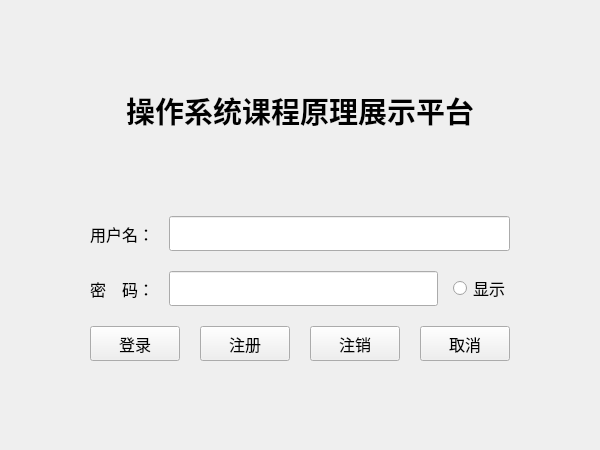
<?xml version="1.0" encoding="UTF-8"?>
<ui version="4.0">
<class>LogWidget</class>
<widget class="QWidget" name="LogWidget">
  <property name="geometry">
    <rect>
      <x>0</x>
      <y>0</y>
      <width>600</width>
      <height>450</height>
    </rect>
  </property>
  <property name="windowTitle">
    <string>操作系统课程平台</string>
  </property>
  <layout class="QVBoxLayout" name="mainLayout">
    <item>
      <spacer name="verticalTopSpacer">
        <property name="orientation">
          <enum>Qt::Vertical</enum>
        </property>
        <property name="sizeHint" stdset="0">
          <size>
            <width>20</width>
            <height>40</height>
          </size>
        </property>
      </spacer>
    </item>
    <item>
      <widget class="QLabel" name="label">
        <property name="font">
          <font>
            <family>Microsoft YaHei</family>
            <pointsize>22</pointsize>
            <weight>75</weight>
          </font>
        </property>
        <property name="layoutDirection">
          <enum>Qt::LeftToRight</enum>
        </property>
        <property name="alignment">
          <set>Qt::AlignCenter</set>
        </property>
        <property name="text">
          <string>操作系统课程原理展示平台</string>
        </property>
      </widget>
    </item>
    <item>
      <spacer name="verticalMiddleSpacer">
        <property name="orientation">
          <enum>Qt::Vertical</enum>
        </property>
        <property name="sizeHint" stdset="0">
          <size>
            <width>20</width>
            <height>40</height>
          </size>
        </property>
      </spacer>
    </item>
    <item>
      <layout class="QHBoxLayout" name="centerLayout">
        <item>
          <spacer name="horizontalLeftSpacer">
            <property name="orientation">
              <enum>Qt::Horizontal</enum>
            </property>
            <property name="sizeHint" stdset="0">
              <size>
                <width>40</width>
                <height>20</height>
              </size>
            </property>
          </spacer>
        </item>
        <item>
          <layout class="QVBoxLayout" name="formLayout">
            <property name="spacing">
              <number>20</number>
            </property>
            <item>
              <layout class="QHBoxLayout" name="usernameLayout">
                <property name="spacing">
                  <number>15</number>
                </property>
                <item>
                  <widget class="QLabel" name="accountLable">
                    <property name="font">
                      <font>
                        <family>Microsoft YaHei</family>
                        <pointsize>12</pointsize>
                      </font>
                    </property>
                    <property name="text">
                      <string>用户名：</string>
                    </property>
                  </widget>
                </item>
                <item>
                  <widget class="QLineEdit" name="accountLineEdit">
                    <property name="minimumSize">
                      <size>
                        <width>240</width>
                        <height>35</height>
                      </size>
                    </property>
                    <property name="font">
                      <font>
                        <family>Microsoft YaHei</family>
                        <pointsize>12</pointsize>
                      </font>
                    </property>
                  </widget>
                </item>
              </layout>
            </item>
            <item>
              <layout class="QHBoxLayout" name="passwordLayout">
                <property name="spacing">
                  <number>15</number>
                </property>
                <item>
                  <widget class="QLabel" name="passLable">
                    <property name="font">
                      <font>
                        <family>Microsoft YaHei</family>
                        <pointsize>12</pointsize>
                      </font>
                    </property>
                    <property name="text">
                      <string>密　码：</string>
                    </property>
                  </widget>
                </item>
                <item>
                  <widget class="QLineEdit" name="passLineEdit">
                    <property name="minimumSize">
                      <size>
                        <width>240</width>
                        <height>35</height>
                      </size>
                    </property>
                    <property name="echoMode">
                      <enum>QLineEdit::Password</enum>
                    </property>
                    <property name="font">
                      <font>
                        <family>Microsoft YaHei</family>
                        <pointsize>12</pointsize>
                      </font>
                    </property>
                  </widget>
                </item>
                <item>
                  <widget class="QRadioButton" name="displayRadioButton">
                    <property name="font">
                      <font>
                        <family>Microsoft YaHei</family>
                        <pointsize>12</pointsize>
                      </font>
                    </property>
                    <property name="text">
                      <string>显示</string>
                    </property>
                  </widget>
                </item>
              </layout>
            </item>
            <item>
              <layout class="QHBoxLayout" name="buttonLayout">
                <property name="spacing">
                  <number>20</number>
                </property>
                <item>
                  <widget class="QPushButton" name="loginButton">
                    <property name="minimumSize">
                      <size>
                        <width>90</width>
                        <height>35</height>
                      </size>
                    </property>
                    <property name="font">
                      <font>
                        <family>Microsoft YaHei</family>
                        <pointsize>12</pointsize>
                      </font>
                    </property>
                    <property name="text">
                      <string>登录</string>
                    </property>
                  </widget>
                </item>
                <item>
                  <widget class="QPushButton" name="enrollButton">
                    <property name="minimumSize">
                      <size>
                        <width>90</width>
                        <height>35</height>
                      </size>
                    </property>
                    <property name="font">
                      <font>
                        <family>Microsoft YaHei</family>
                        <pointsize>12</pointsize>
                      </font>
                    </property>
                    <property name="text">
                      <string>注册</string>
                    </property>
                  </widget>
                </item>
                <item>
                  <widget class="QPushButton" name="deleteButton">
                    <property name="minimumSize">
                      <size>
                        <width>90</width>
                        <height>35</height>
                      </size>
                    </property>
                    <property name="font">
                      <font>
                        <family>Microsoft YaHei</family>
                        <pointsize>12</pointsize>
                      </font>
                    </property>
                    <property name="text">
                      <string>注销</string>
                    </property>
                  </widget>
                </item>
                <item>
                  <widget class="QPushButton" name="cancelButton">
                    <property name="minimumSize">
                      <size>
                        <width>90</width>
                        <height>35</height>
                      </size>
                    </property>
                    <property name="font">
                      <font>
                        <family>Microsoft YaHei</family>
                        <pointsize>12</pointsize>
                      </font>
                    </property>
                    <property name="text">
                      <string>取消</string>
                    </property>
                  </widget>
                </item>
              </layout>
            </item>
          </layout>
        </item>
        <item>
          <spacer name="horizontalRightSpacer">
            <property name="orientation">
              <enum>Qt::Horizontal</enum>
            </property>
            <property name="sizeHint" stdset="0">
              <size>
                <width>40</width>
                <height>20</height>
              </size>
            </property>
          </spacer>
        </item>
      </layout>
    </item>
    <item>
      <spacer name="verticalBottomSpacer">
        <property name="orientation">
          <enum>Qt::Vertical</enum>
        </property>
        <property name="sizeHint" stdset="0">
          <size>
            <width>20</width>
            <height>40</height>
          </size>
        </property>
      </spacer>
    </item>
  </layout>
</widget>
<resources/>
<connections/>
</ui>
